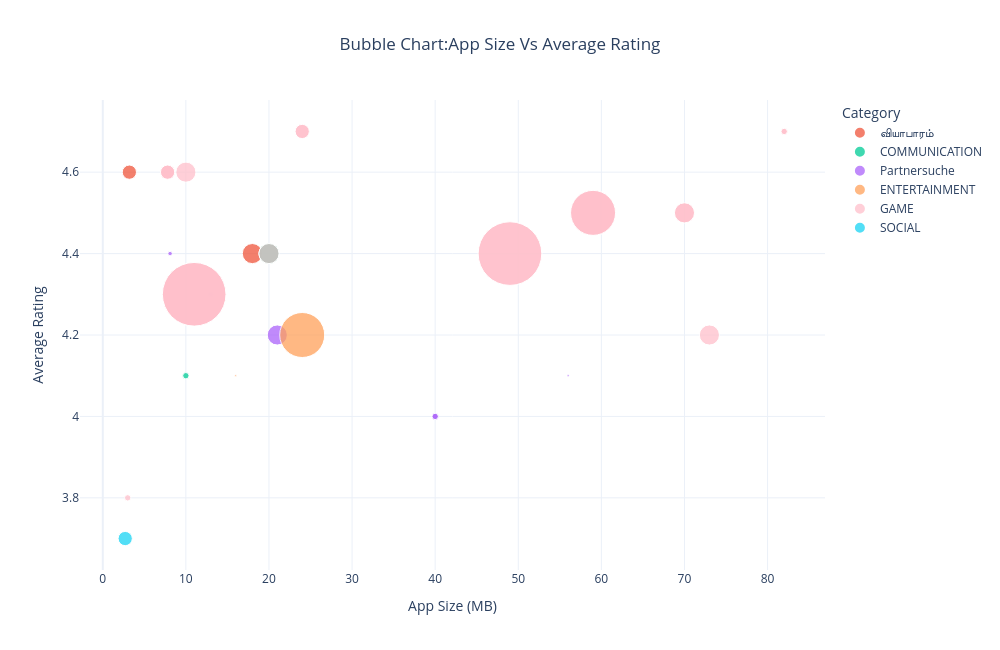

This figure's notebook cell:
### Code cell
# Show graph only between 5 PM and 7 PM
#start = datetime.strptime("17:00","%H:%M").time() 
#end = datetime.strptime("19:00","%H:%M").time()
#if start <= current_time <= end:

fig = px.scatter(
      apps,
      x = "Size_MB",
      y = "Rating",
      size = "Installs",
      color = "Category_Display",
      hover_name = "App",
      hover_data = ["Category_Display","Installs"],
      size_max = 45,
      color_discrete_map = {"GAME":"pink"},
      title = "Bubble Chart:App Size Vs Average Rating",
      labels = {
          "Category_Display":"Category"
      }
)
fig.update_traces(marker=dict(opacity=0.75))
    
fig.update_layout(
      xaxis_title = "App Size (MB)",
      yaxis_title = "Average Rating",
      template = "plotly_white",
      title_x = 0.5,
      height = 650,
      width = 1000
     )
fig.show()
#else:
   #print("Graph is available only between 5 PM IST and 7 PM IST")

### Figure 1 — Plotly figure (JSON) as saved in the notebook; plotly's stock layout.template omitted (floating-point values rounded to 4 significant figures)
{"data": [{"customdata": [["வியாபாரம்", 10000000], ["வியாபாரம்", 5000000]], "hovertemplate": "<b>%{hovertext}</b><br><br>Category=%{customdata[0]}<br>Size_MB=%{x}<br>Rating=%{y}<br>Installs=%{customdata[1]}<extra></extra>", "hovertext": ["Google Primer", "Call Blocker"], "legendgroup": "வியாபாரம்", "marker": {"color": "#EF553B", "opacity": 0.75, "size": [10000000.0, 5000000.0], "sizemode": "area", "sizeref": 49380.0, "symbol": "circle"}, "mode": "markers", "name": "வியாபாரம்", "orientation": "v", "showlegend": true, "type": "scatter", "x": [18.0, 3.2], "xaxis": "x", "y": [4.4, 4.6], "yaxis": "y"}, {"customdata": [["COMMUNICATION", 5000000], ["COMMUNICATION", 10000000], ["COMMUNICATION", 10000000], ["COMMUNICATION", 1000000], ["COMMUNICATION", 10000000], ["COMMUNICATION", 1000000], ["COMMUNICATION", 1000000], ["COMMUNICATION", 5000000], ["COMMUNICATION", 10000000]], "hovertemplate": "<b>%{hovertext}</b><br><br>Category=%{customdata[0]}<br>Size_MB=%{x}<br>Rating=%{y}<br>Installs=%{customdata[1]}<extra></extra>", "hovertext": ["Chrome Dev", "GMX Mail", "GroupMe", "Call Blocker", "CallApp: Caller ID, Blocker & Phone Call Recorder", "Burner - Free Phone Number", "Caller ID +", "Chrome Dev", "CallApp: Caller ID, Blocker & Phone Call Recorder"], "legendgroup": "COMMUNICATION", "marker": {"color": "#00cc96", "opacity": 0.75, "size": [5000000.0, 10000000.0, 10000000.0, 1000000.0, 10000000.0, 1000000.0, 1000000.0, 5000000.0, 10000000.0], "sizemode": "area", "sizeref": 49380.0, "symbol": "circle"}, "mode": "markers", "name": "COMMUNICATION", "orientation": "v", "showlegend": true, "type": "scatter", "x": [NaN, NaN, NaN, 10.0, 20.0, NaN, NaN, NaN, 20.0], "xaxis": "x", "y": [4.4, 4.3, 4.5, 4.1, 4.4, 4.3, 4.0, 4.4, 4.4], "yaxis": "y"}, {"customdata": [["Partnersuche", 100000], ["Partnersuche", 1000000], ["Partnersuche", 500000], ["Partnersuche", 1000000], ["Partnersuche", 100000], ["Partnersuche", 10000000], ["Partnersuche", 100000], ["Partnersuche", 500000], ["Partnersuche", 500000]], "hovertemplate": "<b>%{hovertext}</b><br><br>Category=%{customdata[0]}<br>Size_MB=%{x}<br>Rating=%{y}<br>Installs=%{customdata[1]}<extra></extra>", "hovertext": ["Hily: Dating, Chat, Match, Meet & Hook up", "CMB Free Dating App", "FlirtChat - ♥Free Dating/Flirting App♥", "CMB Free Dating App", "Hily: Dating, Chat, Match, Meet & Hook up", "Hitwe - meet people and chat", "Hily: Dating, Chat, Match, Meet & Hook up", "2Date Dating App, Love and matching", "FlirtChat - ♥Free Dating/Flirting App♥"], "legendgroup": "Partnersuche", "marker": {"color": "#ab63fa", "opacity": 0.75, "size": [100000.0, 1000000.0, 500000.0, 1000000.0, 100000.0, 10000000.0, 100000.0, 500000.0, 500000.0], "sizemode": "area", "sizeref": 49380.0, "symbol": "circle"}, "mode": "markers", "name": "Partnersuche", "orientation": "v", "showlegend": true, "type": "scatter", "x": [56.0, 40.0, 13.0, 40.0, 56.0, 21.0, 56.0, 8.1, 13.0], "xaxis": "x", "y": [4.1, 4.0, 4.3, 4.0, 4.1, 4.2, 4.1, 4.4, 4.3], "yaxis": "y"}, {"customdata": [["ENTERTAINMENT", 50000000], ["ENTERTAINMENT", 100000]], "hovertemplate": "<b>%{hovertext}</b><br><br>Category=%{customdata[0]}<br>Size_MB=%{x}<br>Rating=%{y}<br>Installs=%{customdata[1]}<extra></extra>", "hovertext": ["Amazon Prime Video", "Cooking Channel"], "legendgroup": "ENTERTAINMENT", "marker": {"color": "#FFA15A", "opacity": 0.75, "size": [50000000.0, 100000.0], "sizemode": "area", "sizeref": 49380.0, "symbol": "circle"}, "mode": "markers", "name": "ENTERTAINMENT", "orientation": "v", "showlegend": true, "type": "scatter", "x": [24.0, 16.0], "xaxis": "x", "y": [4.2, 4.1], "yaxis": "y"}, {"customdata": [["GAME", 5000000], ["GAME", 50000000], ["GAME", 100000000], ["GAME", 100000000], ["GAME", 5000000], ["GAME", 50000000], ["GAME", 100000000], ["GAME", 50000000], ["GAME", 5000000], ["GAME", 10000000], ["GAME", 1000000], ["GAME", 1000000], ["GAME", 5000000], ["GAME", 100000000], ["GAME", 50000000], ["GAME", 50000000], ["GAME", 10000000], ["GAME", 5000000], ["GAME", 10000000], ["GAME", 100000000], ["GAME", 100000000], ["GAME", 10000000], ["GAME", 500000], ["GAME", 1000000], ["GAME", 50000000], ["GAME", 5000000], ["GAME", 10000000]], "hovertemplate": "<b>%{hovertext}</b><br><br>Category=%{customdata[0]}<br>Size_MB=%{x}<br>Rating=%{y}<br>Installs=%{customdata[1]}<extra></extra>", "hovertext": ["Block Puzzle", "Granny", "Flow Free", "Cut the Rope FULL FREE", "Block Puzzle", "Granny", "Flow Free", "Granny", "Color by Number – New Coloring Book", "Draw In", "Honkai Impact 3rd", "Honkai Impact 3rd", "Block Puzzle", "Flow Free", "Granny", "Doodle Jump", "Dude Perfect 2", "Block Puzzle", "Candy Bomb", "Flow Free", "Cut the Rope FULL FREE", "1LINE – One Line with One Touch", "4 in a Row", "Four In A Line", "Granny", "Color by Number – New Coloring Book", "Dude Perfect 2"], "legendgroup": "GAME", "marker": {"color": "pink", "opacity": 0.75, "size": [5000000.0, 50000000.0, 100000000.0, 100000000.0, 5000000.0, 50000000.0, 100000000.0, 50000000.0, 5000000.0, 10000000.0, 1000000.0, 1000000.0, 5000000.0, 100000000.0, 50000000.0, 50000000.0, 10000000.0, 5000000.0, 10000000.0, 100000000.0, 100000000.0, 10000000.0, 500000.0, 1000000.0, 50000000.0, 5000000.0, 10000000.0], "sizemode": "area", "sizeref": 49380.0, "symbol": "circle"}, "mode": "markers", "name": "GAME", "orientation": "v", "showlegend": true, "type": "scatter", "x": [7.8, 59.0, 11.0, 49.0, 7.8, 59.0, 11.0, 59.0, 24.0, 73.0, 82.0, 82.0, 7.8, 11.0, 59.0, NaN, 70.0, 7.8, 20.0, 11.0, 49.0, 10.0, NaN, 3.0, 59.0, 24.0, 70.0], "xaxis": "x", "y": [4.6, 4.5, 4.3, 4.4, 4.6, 4.5, 4.3, 4.5, 4.7, 4.2, 4.7, 4.7, 4.6, 4.3, 4.5, 4.3, 4.5, 4.6, 4.4, 4.3, 4.4, 4.6, 3.8, 3.8, 4.5, 4.7, 4.5], "yaxis": "y"}, {"customdata": [["SOCIAL", 5000000]], "hovertemplate": "<b>%{hovertext}</b><br><br>Category=%{customdata[0]}<br>Size_MB=%{x}<br>Rating=%{y}<br>Installs=%{customdata[1]}<extra></extra>", "hovertext": ["Blogger"], "legendgroup": "SOCIAL", "marker": {"color": "#19d3f3", "opacity": 0.75, "size": [5000000.0], "sizemode": "area", "sizeref": 49380.0, "symbol": "circle"}, "mode": "markers", "name": "SOCIAL", "orientation": "v", "showlegend": true, "type": "scatter", "x": [2.7], "xaxis": "x", "y": [3.7], "yaxis": "y"}], "layout": {"height": 650, "legend": {"itemsizing": "constant", "title": {"text": "Category"}, "tracegroupgap": 0}, "title": {"text": "Bubble Chart:App Size Vs Average Rating", "x": 0.5}, "width": 1000, "xaxis": {"anchor": "y", "domain": [0, 1], "title": {"text": "App Size (MB)"}}, "yaxis": {"anchor": "x", "domain": [0, 1], "title": {"text": "Average Rating"}}}}
